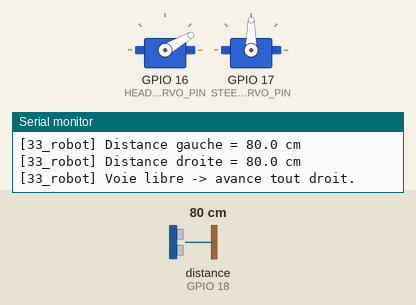
This sketch was run on a simulated ESP32. Parts: 2 × servo, the last lines printed to the serial monitor. Wiring (inferred from the names in the program): ultrasonic range finder: trigger GPIO 5; echo GPIO 18. The test bench sets the inputs (shaded band); at power-on: distance to the obstacle (sensor on GPIO 18) 80 cm. The echo pulse lasts 58.3 µs per cm.

Above: at 1.4 s.
1.5 s: distance to the obstacle (sensor on GPIO 18) set to 23 cm
4.5 s: distance to the obstacle (sensor on GPIO 18) set to 18 cm
At 7.0 s:
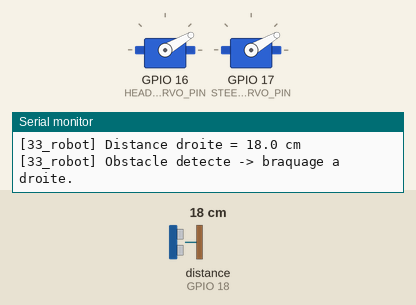
7.5 s: distance to the obstacle (sensor on GPIO 18) set to 35 cm
At 9.07 s:
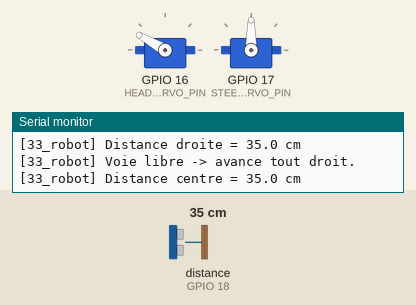
10.5 s: distance to the obstacle (sensor on GPIO 18) set to 2 cm
At 12.97 s:
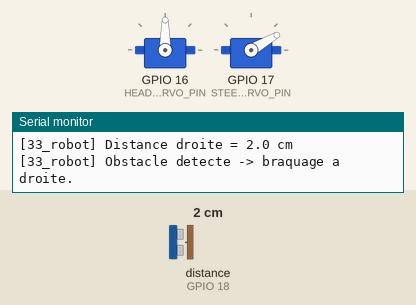
Timing chart, 0 to 14.5 s (numbered marks = the images above; inputs shaded):
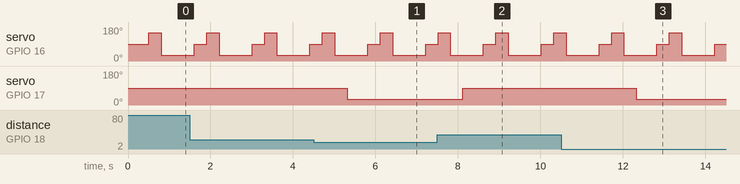

Measured:
- the behaviour switches between 21 and 20 cm on distance to the obstacle (sensor on GPIO 18) (found by bisection; images 0 and 1)
- after the input at 4.5 s, servo on GPIO 17 (STEERING_SERVO_PIN): 90° → 30° after 0.81 s
- after the input at 7.5 s, servo on GPIO 17 (STEERING_SERVO_PIN): 30° → 90° after 0.62 s
- after the input at 10.5 s, servo on GPIO 17 (STEERING_SERVO_PIN): 90° → 30° after 1.8 s
- by itself, servo on GPIO 16 (HEAD_SERVO_PIN): repeats every 1.4 s: 90° 0.30 s, 150° 0.30 s, 30° 0.80 s

The sketch:

33_robot_evitement_obstacles.ino
```cpp
/*
 * Projet 33 - Robot d'evitement d'obstacles
 * Combine : HC-SR04 (distance) + 2x Servos SG90 (direction "tete" + "roue" de test)
 * Cible : ESP32
 *
 * NOTE PEDAGOGIQUE : ce template pilote deux servos pour simuler la logique
 * de navigation (un servo "tete" pour orienter le capteur ultrason en balayage,
 * un servo "direction" pour representer l'angle de braquage). Pour un vrai
 * robot a roues, remplacez le servo de direction par un driver moteur (ex: L298N)
 * pilote en PWM sur les memes principes non bloquants.
 *
 * Machine a etats non bloquante : SCAN -> DECISION -> AVANCE -> EVITEMENT -> SCAN...
 */

#include <Arduino.h>
#include <ESP32Servo.h>

// ---------- Capteur ultrason (voir wiring.md : diviseur de tension obligatoire sur ECHO) ----------
const uint8_t TRIG_PIN = 5;
const uint8_t ECHO_PIN = 18;
const unsigned long ECHO_TIMEOUT_US = 30000UL;
const float OBSTACLE_THRESHOLD_CM = 20.0;

// ---------- Servos ----------
Servo headServo;      // oriente le capteur ultrason (balayage gauche/droite)
Servo steeringServo;  // represente la direction du robot (a remplacer par un driver moteur reel)
const uint8_t HEAD_SERVO_PIN = 16;
const uint8_t STEERING_SERVO_PIN = 17;

const int HEAD_CENTER = 90;
const int HEAD_LEFT = 150;
const int HEAD_RIGHT = 30;

// ---------- Machine a etats ----------
enum RobotState { SCAN_CENTER, SCAN_LEFT, SCAN_RIGHT, DECISION, AVOIDING };
RobotState state = SCAN_CENTER;
unsigned long stateChangeTime = 0;
const unsigned long SERVO_SETTLE_MS = 300; // temps d'attente pour que le servo atteigne sa position

float distCenter = -1, distLeft = -1, distRight = -1;

float measureDistanceCm() {
  digitalWrite(TRIG_PIN, LOW);
  delayMicroseconds(2);
  digitalWrite(TRIG_PIN, HIGH);
  delayMicroseconds(10);
  digitalWrite(TRIG_PIN, LOW);
  unsigned long duration = pulseIn(ECHO_PIN, HIGH, ECHO_TIMEOUT_US);
  if (duration == 0) return -1.0;
  return (duration * 0.0343) / 2.0;
}

void setup() {
  Serial.begin(115200);
  delay(200);

  pinMode(TRIG_PIN, OUTPUT);
  pinMode(ECHO_PIN, INPUT);
  digitalWrite(TRIG_PIN, LOW);

  ESP32PWM::allocateTimer(0);
  ESP32PWM::allocateTimer(1);
  headServo.setPeriodHertz(50);
  headServo.attach(HEAD_SERVO_PIN, 500, 2400);
  steeringServo.setPeriodHertz(50);
  steeringServo.attach(STEERING_SERVO_PIN, 500, 2400);

  headServo.write(HEAD_CENTER);
  steeringServo.write(90); // position "tout droit"

  state = SCAN_CENTER;
  stateChangeTime = millis();

  Serial.println("[33_robot] Robot d'evitement pret - demarrage du scan.");
}

void loop() {
  unsigned long now = millis();

  switch (state) {
    case SCAN_CENTER:
      headServo.write(HEAD_CENTER);
      if (now - stateChangeTime >= SERVO_SETTLE_MS) {
        distCenter = measureDistanceCm();
        Serial.printf("[33_robot] Distance centre = %.1f cm\n", distCenter);
        state = SCAN_LEFT;
        stateChangeTime = now;
      }
      break;

    case SCAN_LEFT:
      headServo.write(HEAD_LEFT);
      if (now - stateChangeTime >= SERVO_SETTLE_MS) {
        distLeft = measureDistanceCm();
        Serial.printf("[33_robot] Distance gauche = %.1f cm\n", distLeft);
        state = SCAN_RIGHT;
        stateChangeTime = now;
      }
      break;

    case SCAN_RIGHT:
      headServo.write(HEAD_RIGHT);
      if (now - stateChangeTime >= SERVO_SETTLE_MS) {
        distRight = measureDistanceCm();
        Serial.printf("[33_robot] Distance droite = %.1f cm\n", distRight);
        state = DECISION;
        stateChangeTime = now;
      }
      break;

    case DECISION:
      if (distCenter > OBSTACLE_THRESHOLD_CM || distCenter < 0) {
        Serial.println("[33_robot] Voie libre -> avance tout droit.");
        steeringServo.write(90);
      } else if (distLeft > distRight) {
        Serial.println("[33_robot] Obstacle detecte -> braquage a gauche.");
        steeringServo.write(150);
      } else {
        Serial.println("[33_robot] Obstacle detecte -> braquage a droite.");
        steeringServo.write(30);
      }
      state = AVOIDING;
      stateChangeTime = now;
      break;

    case AVOIDING:
      // Laisse le temps a la "manoeuvre" avant de reprendre un cycle de scan complet
      if (now - stateChangeTime >= 500) {
        state = SCAN_CENTER;
        stateChangeTime = now;
      }
      break;
  }
}
```
